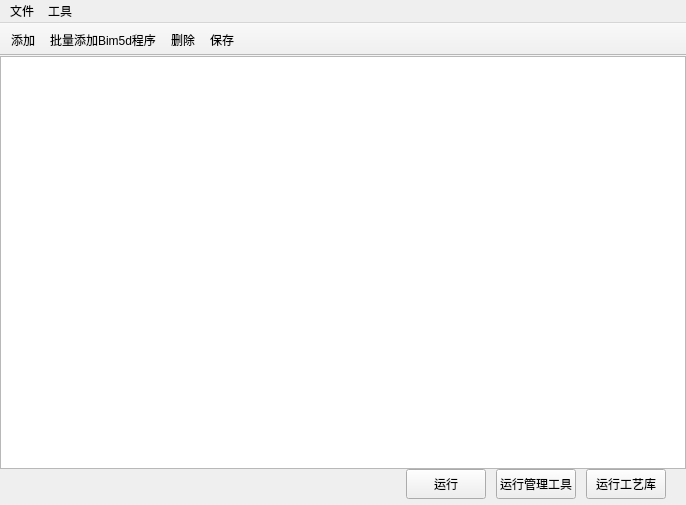
<?xml version="1.0" encoding="UTF-8"?>
<ui version="4.0">
 <class>JKMainWin</class>
 <widget class="QMainWindow" name="JKMainWin">
  <property name="geometry">
   <rect>
    <x>0</x>
    <y>0</y>
    <width>686</width>
    <height>505</height>
   </rect>
  </property>
  <property name="windowTitle">
   <string>BIM5D程序管理工具</string>
  </property>
  <widget class="QWidget" name="centralWidget">
   <layout class="QVBoxLayout" name="verticalLayout">
    <property name="spacing">
     <number>0</number>
    </property>
    <property name="leftMargin">
     <number>0</number>
    </property>
    <property name="topMargin">
     <number>0</number>
    </property>
    <property name="rightMargin">
     <number>0</number>
    </property>
    <property name="bottomMargin">
     <number>0</number>
    </property>
    <item>
     <widget class="QTableView" name="m_pTableView">
      <property name="editTriggers">
       <set>QAbstractItemView::DoubleClicked</set>
      </property>
     </widget>
    </item>
    <item>
     <layout class="QHBoxLayout" name="horizontalLayout">
      <property name="spacing">
       <number>10</number>
      </property>
      <property name="leftMargin">
       <number>6</number>
      </property>
      <property name="topMargin">
       <number>0</number>
      </property>
      <property name="rightMargin">
       <number>20</number>
      </property>
      <property name="bottomMargin">
       <number>6</number>
      </property>
      <item>
       <spacer name="horizontalSpacer">
        <property name="orientation">
         <enum>Qt::Horizontal</enum>
        </property>
        <property name="sizeHint" stdset="0">
         <size>
          <width>40</width>
          <height>20</height>
         </size>
        </property>
       </spacer>
      </item>
      <item>
       <widget class="QPushButton" name="m_pPBtnRunner">
        <property name="sizePolicy">
         <sizepolicy hsizetype="Minimum" vsizetype="Fixed">
          <horstretch>0</horstretch>
          <verstretch>0</verstretch>
         </sizepolicy>
        </property>
        <property name="minimumSize">
         <size>
          <width>0</width>
          <height>30</height>
         </size>
        </property>
        <property name="cursor">
         <cursorShape>ArrowCursor</cursorShape>
        </property>
        <property name="text">
         <string>运行</string>
        </property>
       </widget>
      </item>
      <item>
       <widget class="QPushButton" name="m_pPBtnToolRunner">
        <property name="minimumSize">
         <size>
          <width>0</width>
          <height>30</height>
         </size>
        </property>
        <property name="text">
         <string>运行管理工具</string>
        </property>
       </widget>
      </item>
      <item>
       <widget class="QPushButton" name="m_pPBtnRunCraft">
        <property name="minimumSize">
         <size>
          <width>0</width>
          <height>30</height>
         </size>
        </property>
        <property name="text">
         <string>运行工艺库</string>
        </property>
       </widget>
      </item>
     </layout>
    </item>
   </layout>
  </widget>
  <widget class="QToolBar" name="m_pToolBar">
   <property name="movable">
    <bool>false</bool>
   </property>
   <property name="allowedAreas">
    <set>Qt::BottomToolBarArea|Qt::TopToolBarArea</set>
   </property>
   <property name="toolButtonStyle">
    <enum>Qt::ToolButtonTextBesideIcon</enum>
   </property>
   <attribute name="toolBarArea">
    <enum>TopToolBarArea</enum>
   </attribute>
   <attribute name="toolBarBreak">
    <bool>false</bool>
   </attribute>
   <addaction name="m_pActAdd"/>
   <addaction name="actBatchAdded"/>
   <addaction name="m_pActDelete"/>
   <addaction name="m_pActSave"/>
  </widget>
  <widget class="QMenuBar" name="menuBar">
   <property name="geometry">
    <rect>
     <x>0</x>
     <y>0</y>
     <width>686</width>
     <height>23</height>
    </rect>
   </property>
   <widget class="QMenu" name="menu_File">
    <property name="title">
     <string>文件</string>
    </property>
    <addaction name="m_pActAdd"/>
    <addaction name="actBatchAdded"/>
    <addaction name="m_pActDelete"/>
    <addaction name="actUninstall"/>
    <addaction name="m_pActSave"/>
   </widget>
   <widget class="QMenu" name="menu">
    <property name="title">
     <string>工具</string>
    </property>
    <addaction name="actDelUnableFile"/>
    <addaction name="m_pActOpenFiePath"/>
    <addaction name="actSetOffice"/>
    <addaction name="actSetHuNan"/>
   </widget>
   <addaction name="menu_File"/>
   <addaction name="menu"/>
  </widget>
  <action name="m_pActAdd">
   <property name="icon">
    <iconset resource="../jk_b5d_manager.qrc">
     <normaloff>:/jk_b5d_manager/Resources/Open.png</normaloff>:/jk_b5d_manager/Resources/Open.png</iconset>
   </property>
   <property name="text">
    <string>添加</string>
   </property>
   <property name="shortcut">
    <string>Ctrl+O</string>
   </property>
  </action>
  <action name="m_pActDelete">
   <property name="icon">
    <iconset resource="../jk_b5d_manager.qrc">
     <normaloff>:/jk_b5d_manager/Resources/Delete.png</normaloff>:/jk_b5d_manager/Resources/Delete.png</iconset>
   </property>
   <property name="text">
    <string>删除</string>
   </property>
   <property name="shortcut">
    <string>Ctrl+D</string>
   </property>
  </action>
  <action name="m_pActSave">
   <property name="icon">
    <iconset resource="../jk_b5d_manager.qrc">
     <normaloff>:/jk_b5d_manager/Resources/Save.png</normaloff>:/jk_b5d_manager/Resources/Save.png</iconset>
   </property>
   <property name="text">
    <string>保存</string>
   </property>
   <property name="shortcut">
    <string>Ctrl+S</string>
   </property>
  </action>
  <action name="m_pActOpenFiePath">
   <property name="text">
    <string>打开文件目录</string>
   </property>
   <property name="toolTip">
    <string>打开路径</string>
   </property>
  </action>
  <action name="actDelUnis">
   <property name="text">
    <string>禁用卸载</string>
   </property>
   <property name="toolTip">
    <string>删除卸载</string>
   </property>
  </action>
  <action name="actDelUnableFile">
   <property name="text">
    <string>删除失效文件</string>
   </property>
  </action>
  <action name="actSetOffice">
   <property name="text">
    <string>修改为正式环境</string>
   </property>
  </action>
  <action name="actSetHuNan">
   <property name="text">
    <string>修改为湖南环境</string>
   </property>
  </action>
  <action name="actBatchAdded">
   <property name="icon">
    <iconset resource="../jk_b5d_manager.qrc">
     <normaloff>:/jk_b5d_manager/Resources/Open.png</normaloff>:/jk_b5d_manager/Resources/Open.png</iconset>
   </property>
   <property name="text">
    <string>批量添加Bim5d程序</string>
   </property>
  </action>
  <action name="actUninstall">
   <property name="icon">
    <iconset resource="../jk_b5d_manager.qrc">
     <normaloff>:/jk_b5d_manager/Resources/Delete.png</normaloff>:/jk_b5d_manager/Resources/Delete.png</iconset>
   </property>
   <property name="text">
    <string>卸载</string>
   </property>
  </action>
 </widget>
 <layoutdefault spacing="6" margin="11"/>
 <resources>
  <include location="../jk_b5d_manager.qrc"/>
 </resources>
 <connections/>
</ui>
